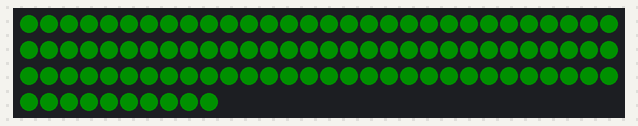
Simulated run of this program. Board: Teensy 3. Shown: 100 RGB LEDs in strip order, left to right, continuing on the next row. Dim RGB values are drawn brighter than linear; what the program prints to the serial monitor is not drawn.

Above: at 0.1 s.

The program:

main.cpp
```cpp
#include <Arduino.h>
#include <FastLED.h>

using namespace std;

// DEFINE PINS HERE

/*
                       GND |         | Vin
                         0 |         | Analog GND
                         1 |         | 3.3V
                LED-01   2 |         | 23 (A9)  LED-11
                         3 |         | 22 (A8)  LED-10
                         4 |         | 21 (A7)  LED-07
                LED-08   5 |         | 20 (A6)  LED-06
                LED-05   6 |         | 19 (A5)  SCL0
                LED-03   7 |         | 18 (A4)  SDA0
                LED-04   8 |         | 17 (A3)
                LED-12   9 |         | 16 (A2)
                LED-13  10 |         | 15 (A1)  LED-09
                LED-15  11 |         | 14 (A0)  LED-02
                LED-16  12 |         | 13 (led) LED-14
                      3.3v |         | GND
                        24 |         |    (A22)
                        25 |         |    (A22)
                        26 |         | 39 (A20)
                        27 |         | 38 (A19)  AUDIO_INPUT_PIN
                        28 |         | 37 (A18)  MIC_GAIN
                        29 |         | 36 (A17)
                        30 |         | 35 (A16)
                  (A12) 31 |         | 34 (A15)
     BATTERY_PIN  (A13) 32 |         | 33 (A14)
*/


// STATE
uint_fast32_t loops = 0;
uint_fast32_t setupTime = 0;
uint_fast32_t loggingTimestamp = 0;
uint_fast8_t hue = 0;

// GEOMETRY CONSTANTS
const uint_fast8_t rows = 100;
const uint_fast8_t columns = 4;
const uint_fast16_t numLEDs = rows * columns;
CRGB leds[numLEDs];

// FUNTION DEFINITIONS
void clear();
void setAll(CRGB color);

void setup() {
  Serial.begin(9600);	// Debugging only
  Serial.println("setup");

  // SETUP LEDS
  // Parallel  Pin layouts on the teensy 3/3.1:
  // // WS2811_PORTD: 2,14,7,8,6,20,21,5
  // // WS2811_PORTC: 15,22,23,9,10,13,11,12,28,27,29,30 (these last 4 are pads on the bottom of the teensy)
  // WS2811_PORTDC: 2,14,7,8,6,20,21,5,15,22,23,9,10,13,11,12 - 16 way parallel

  FastLED.addLeds<WS2811_PORTD,columns>(leds, rows);
  FastLED.setDither(0);

  // FastLED.setBrightness(255);

  // INDICATE BOOT SEQUENCE
  setAll(0x001000);
  FastLED.show();
  delay(3000);

  // DISPLAY STUFF
  clear();
  FastLED.show();

  randomSeed(analogRead(A4));

  Serial.println("setup complete");

  setupTime = millis();
}

// LOOP
void loop() {
  loops++;
  uint_fast32_t currentTime = millis();

  if (currentTime > loggingTimestamp + 5000) {
    loggingTimestamp = currentTime;

    Serial.print(currentTime);

    Serial.print("\tFrame Rate: ");
    Serial.print(loops / ((currentTime - setupTime) / 1000));
    Serial.println("");
  }

  clear();

  hue = (currentTime / 50) % 255;

  CRGB color = CHSV(hue, 240, 255);

  // MOD
  for (uint_fast16_t i=0; i<numLEDs; i++) {
    if ((loops + i) % 6 == 0) {
      CRGB color = CHSV(hue, 240, 255);
    }
  }

  // ALL RANDO
  // for (uint_fast16_t i=0; i<numLEDs; i++) {

  //   if (random8(6) < 3)
  //   leds[i] = color;
  // }

  // // RAND MOD
  // uint_fast8_t r = random8();
  // for (uint_fast16_t i=0; i<numLEDs; i++) {
  //   if ((r + i) % 3 != 0) {
  //     leds[i] = color;
  //   }
  // }

  FastLED.show();

  delayMicroseconds(500);
}


void setAll(CRGB color) {
  for (uint_fast16_t i=0; i<numLEDs; i++) {
    leds[i] = color;
  }
}

void clear() {
  setAll(0x000000);
}
```
